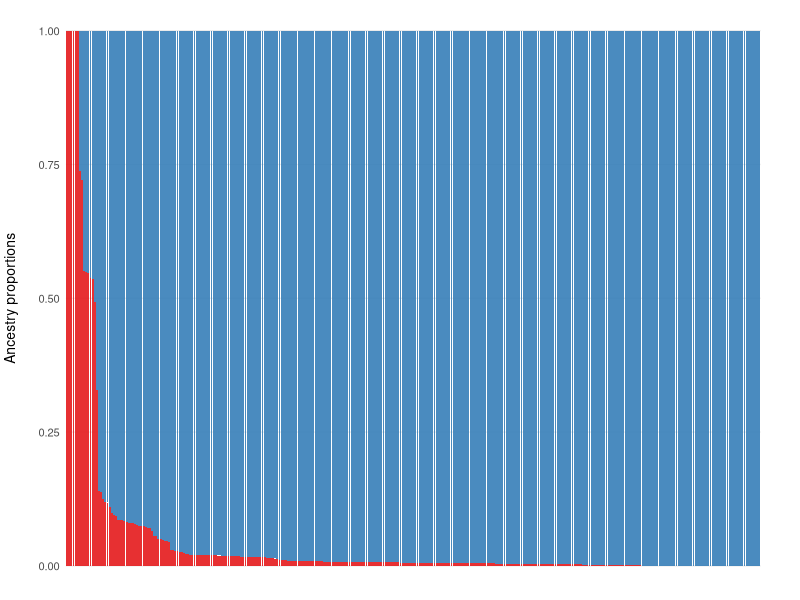
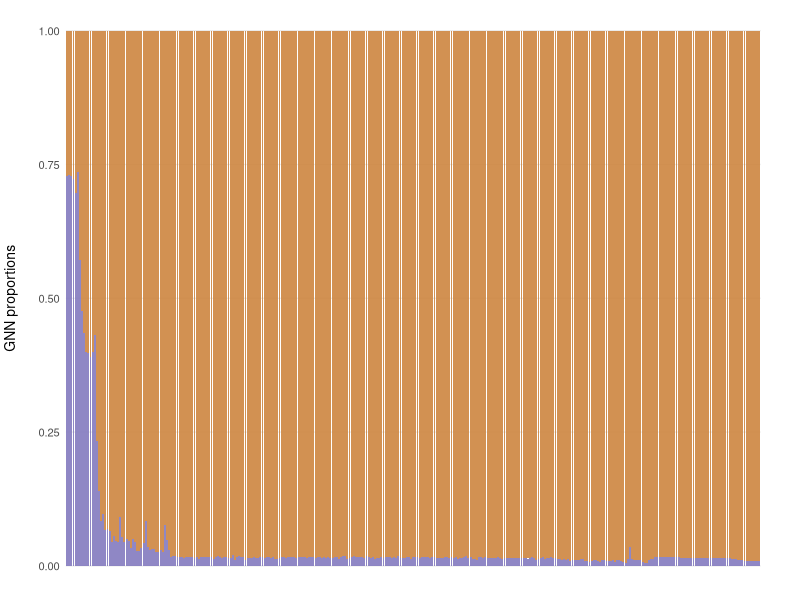
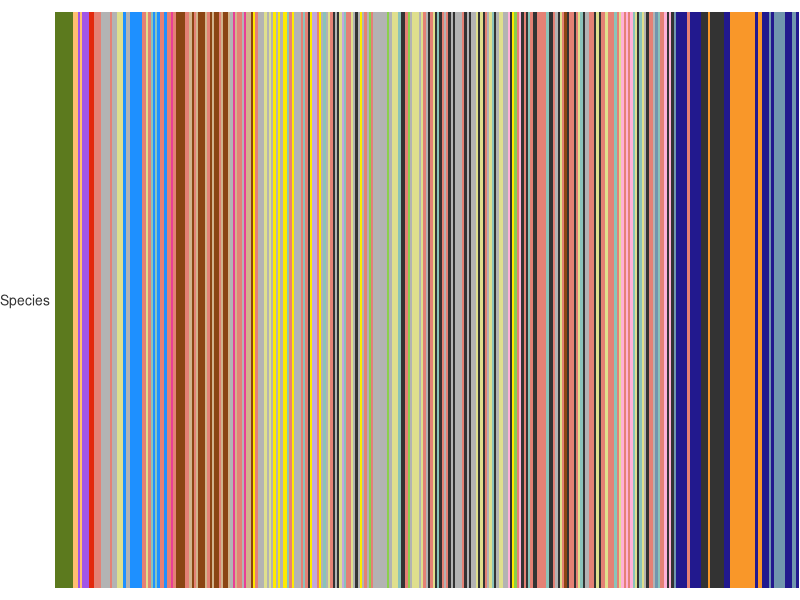
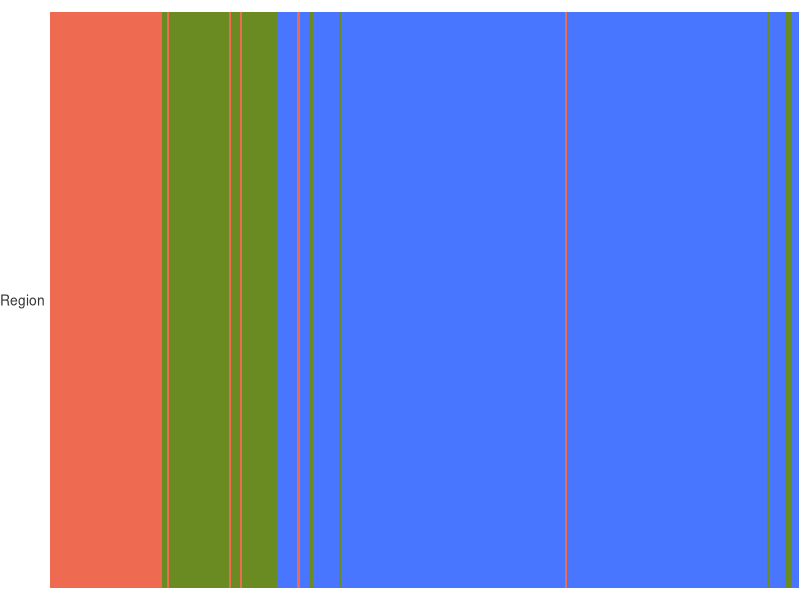
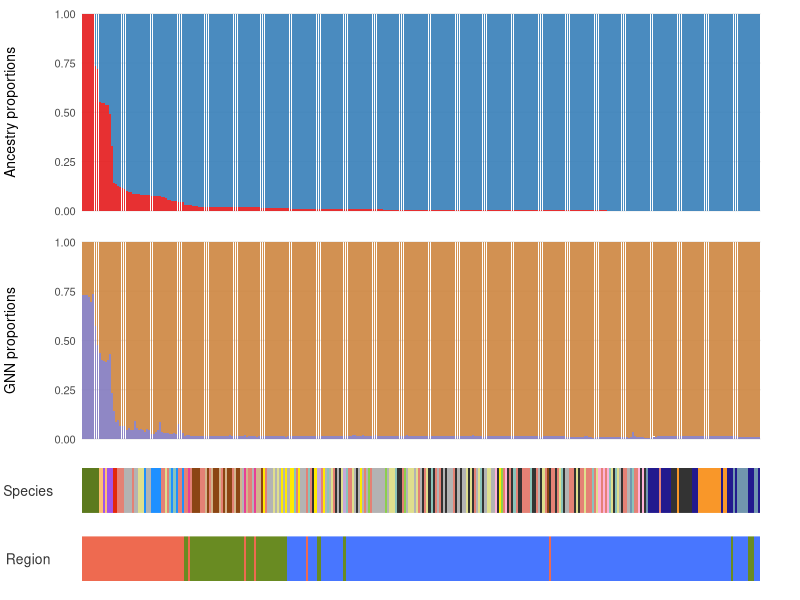

R code for these plots, in order: (Note: this script raises an error after producing the figures.)
### ============================================================================
### Hamlet phylogeny: R code to plot Fig. S6 (Admixture ancestry proportions and
### GNN proportions)
### Created Nov 2023 by Martin Helmkampf
### ============================================================================


### Preparations
library(tidyverse)
library(cowplot)

# Set path to root directory of git repository "hamlet_phylogeny"

rm(list = ls())


### Read in admixture proportions
admix2 <- read_delim("results/admix/AdmcvProp_phyps2e_m2n1l5_k2.tsv", delim = " ", col_names = "Sample") %>%
    mutate(Species = str_sub(Sample, -6, -4), 
           Location = str_sub(Sample, -3, -1)
           )


### Set species colors
colstandard <- read_tsv("metadata/species_colors.tsv",
                        col_types = "cc",
                        col_names = TRUE)


### Define regions
gulf <- c("liz", "tam", "ala", "arc", "are", "flk")
west_carib <- c("bel", "boc", "gun", "hon", "san", "qui")
east_carib <- c("bar", "hai", "pri")


### Pivot to long format
long2 <- pivot_longer(admix2, cols = starts_with("X"), 
                      names_to = "Ancestry", 
                      values_to = "Proportion")


### Order samples by ancestry proportions
order <- long2 %>%
  filter(Ancestry == "X3") %>%
  arrange(desc(Proportion)) %>%
  pull(Sample)


### Plot admixture proportions
(pa <- long2 %>%
    mutate(Sample = factor(Sample, levels = unique(Sample))) %>%
    ggplot(aes(x = fct_relevel(Sample, order), y = Proportion, fill = Ancestry)) +
    geom_bar(position = "fill", stat = "identity", alpha = 0.9) +
    labs(x = NULL,
         y = "Ancestry proportions") +
    scale_fill_manual(values = c("#377EB8", "#E41A1C")) +
    theme_minimal(base_size = 10) +
    theme(panel.grid.minor = element_blank(),
          panel.grid.major.x = element_blank(),
          axis.title.y = element_text(margin = unit(c(0, 5, 0, 0), "mm")),
          axis.text.x = element_blank(),
          # axis.text.x = element_text(hjust = 1, vjust = 1, angle = 35, size = 1,
          #                            margin = unit(c(-2, 0, 0, 0), "mm")),
          plot.tag = element_text(angle = -90),
          plot.tag.position = c(1.02, 0.5),
          legend.position = "none",
          plot.margin = unit(c(1, 10, 1, 1), "mm")
    )
)


### Read in GNN proportions
(gnn <- read_delim("results/gnn/gnn_phylo2e_LG02_cld_n1.csv", delim = ",", 
                   col_names = TRUE) %>%
    rename(Clade = clade,
           GNN_small = small,
           GNN_large = large) %>%
    mutate(Haplotype = paste0(Individual, "-", `Sample node`),
           Species = str_sub(Individual, -6, -4),
           Location = str_sub(Individual, -3, -1),
           Population = str_sub(Individual, -6, -1)
    ) %>%
    arrange(desc(GNN_small)) %>%
    select(Haplotype, Population, Clade, GNN_small, GNN_large)
)


### Average across haplotypes per sample
per_sample <- gnn %>%
  mutate(Sample = substr(Haplotype, 1, nchar(Haplotype) - 4)) %>%
  group_by(Sample) %>%
  mutate(Avg_GNN_small = mean(GNN_small),
         Avg_GNN_large = mean(GNN_large)) %>%
  ungroup() %>%
  distinct(Sample, .keep_all = TRUE)  # keep only one row per Haplotype


### Pivot to long format
longg <- pivot_longer(per_sample,
                      cols = starts_with("Avg"),
                      names_to = "GNN_clade",
                      values_to = "Proportion") %>%
  select(-c("Haplotype", "GNN_small", "GNN_large"))


### Plot GNN proportions (ordered as by Admixture ancestry proportions)
(pg <- longg %>%
    arrange(GNN_clade, Proportion) %>%
    mutate(Sample = factor(Sample, levels = unique(Sample))) %>%
    ggplot(aes(x = fct_relevel(Sample, order), y = Proportion, fill = GNN_clade)) +
    geom_bar(position = "fill", stat = "identity", alpha = 0.9) +
    labs(x = NULL,
         y = "GNN proportions") +
    scale_fill_manual(values = c("peru", "#837ABE")) +
    theme_minimal(base_size = 10) +
    theme(panel.grid.minor = element_blank(),
          panel.grid.major.x = element_blank(),
          axis.title.y = element_text(margin = unit(c(0, 5, 0, 0), "mm")),
          axis.text.x = element_blank(),
          # axis.text.x = element_text(hjust = 1, vjust = 1, angle = 35, size = 1,
          #                            margin = unit(c(-2, 0, 0, 0), "mm")),
          plot.tag = element_text(angle = -90),
          plot.tag.position = c(1.02, 0.5),
          legend.position = "none",
          plot.margin = unit(c(1, 10, 1, 1), "mm")
    )
)


### Create species color table
scol <- as_tibble(order) %>%
  rename(Sample = value) %>%
  mutate(Position = seq(1:length(order)),
         Species = str_sub(Sample, -6, -4)) %>%
  left_join(., colstandard, by = join_by(Species))


### Plot species colors
(s <- ggplot(scol, aes(xmin = Position, xmax = Position + 1, 
                       ymin = -Inf, ymax = Inf)) +
    geom_rect(aes(fill = Species)) +
    scale_x_discrete(breaks = seq(1:length(order))) +
    scale_y_continuous(breaks = .5, limits = c(0, 1)) +
    scale_fill_manual(values = colstandard$Color) +
    labs(x = NULL, 
         y = "Species") +
    theme_minimal() +
    theme(panel.grid = element_blank(),
          axis.title.x = element_blank(),
          axis.title.y = element_text(angle = 0, vjust = 0.5,
                                      color = "gray20", size = 10,
                                      margin = margin(r = 0)),
          axis.ticks = element_blank(),
          axis.text = element_blank(),
          legend.position = "none",
          plot.margin = unit(c(3, 0, 3, 0), "mm")
    )
)


### Create species color table
rcol <- as_tibble(order) %>%
  rename(Sample = value) %>%
  mutate(Position = seq(1:length(order)),
         Location = str_sub(Sample, -3, -1),
         Region = case_when(
           Location %in% gulf ~ "Gulf of Mexico",
           Location %in% west_carib ~ "Western Caribbean",
           Location %in% east_carib ~ "Eastern Caribbean")
         )


### Plot region colors
(r <- ggplot(rcol, aes(xmin = Position, xmax = Position + 1, 
                       ymin = -Inf, ymax = Inf)) +
    geom_rect(aes(fill = Region)) +
    scale_x_discrete(breaks = seq(1:length(order))) +
    scale_y_continuous(breaks = .5, limits = c(0, 1)) +
    scale_fill_manual(breaks = c("Gulf of Mexico", "Western Caribbean", "Eastern Caribbean"),
                      values = c("coral2", "royalblue1", "olivedrab4")) +
    labs(x = NULL, 
         y = "Region") +
    theme_minimal() +
    theme(panel.grid = element_blank(),
          axis.title.x = element_blank(),
          axis.title.y = element_text(angle = 0, vjust = 0.5,
                                      color = "gray20", size = 10,
                                      margin = margin(r = 0)),
          axis.ticks = element_blank(),
          axis.text = element_blank(),
          legend.position = "none",
          plot.margin = unit(c(3, 0, 3, 0), "mm")
    )
)


### Combine panels
(p_comb <- plot_grid(pa, pg, s, r,
                     align = "v", 
                     nrow = 4, 
                     rel_heights = c(1, 1, 0.3, 0.3),
                     scale = c(1, 1, 1.002, 1.002)) +
    theme(plot.margin = margin(b = 5))
)


### Save as PDF
ggsave(
  filename = "figures/FigS6_admixGnn.pdf",
  plot = p_comb,
  width = 20,
  height = 11,
  units = "cm",
  device = cairo_pdf
)



### ============================================================================
### Alternative figure versions

# library(patchwork)
# 
# (p_comb <- pa / pg +
#   plot_annotation(tag_levels = c("a")) +
#   theme(plot.tag.position = c(0, 1),
#         plot.tag = element_text(angle = 90, hjust = 0.5, vjust = 0.5))
# )
